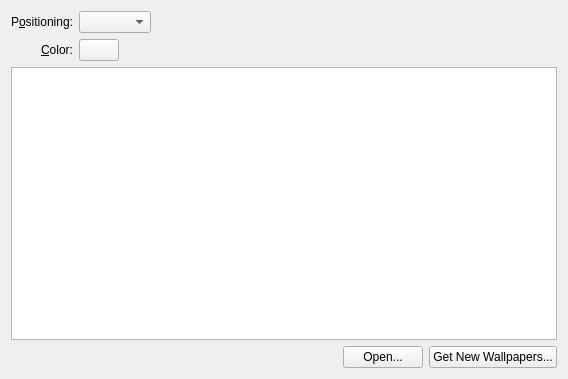
<?xml version="1.0" encoding="UTF-8"?>
<ui version="4.0">
 <class>ImageConfig</class>
 <widget class="QWidget" name="ImageConfig">
  <property name="geometry">
   <rect>
    <x>0</x>
    <y>0</y>
    <width>568</width>
    <height>379</height>
   </rect>
  </property>
  <layout class="QGridLayout" name="gridLayout">
   <item row="2" column="0" colspan="3">
    <widget class="QListView" name="m_view">
     <property name="minimumSize">
      <size>
       <width>300</width>
       <height>220</height>
      </size>
     </property>
     <property name="movement">
      <enum>QListView::Static</enum>
     </property>
     <property name="resizeMode">
      <enum>QListView::Adjust</enum>
     </property>
     <property name="layoutMode">
      <enum>QListView::Batched</enum>
     </property>
     <property name="spacing">
      <number>2</number>
     </property>
     <property name="viewMode">
      <enum>QListView::IconMode</enum>
     </property>
     <property name="uniformItemSizes">
      <bool>false</bool>
     </property>
    </widget>
   </item>
   <item row="0" column="0">
    <widget class="QLabel" name="m_positioningLabel">
     <property name="text">
      <string>P&amp;ositioning:</string>
     </property>
     <property name="alignment">
      <set>Qt::AlignRight|Qt::AlignTrailing|Qt::AlignVCenter</set>
     </property>
     <property name="buddy">
      <cstring>m_resizeMethod</cstring>
     </property>
    </widget>
   </item>
   <item row="1" column="0">
    <widget class="QLabel" name="m_colorLabel">
     <property name="text">
      <string>&amp;Color:</string>
     </property>
     <property name="alignment">
      <set>Qt::AlignRight|Qt::AlignTrailing|Qt::AlignVCenter</set>
     </property>
     <property name="buddy">
      <cstring>m_color</cstring>
     </property>
    </widget>
   </item>
   <item row="1" column="1" colspan="2">
    <layout class="QHBoxLayout" name="horizontalLayout_2">
     <item>
      <widget class="KColorButton" name="m_color">
       <property name="sizePolicy">
        <sizepolicy hsizetype="Minimum" vsizetype="Fixed">
         <horstretch>0</horstretch>
         <verstretch>0</verstretch>
        </sizepolicy>
       </property>
       <property name="toolTip">
        <string>Change wallpaper frame color</string>
       </property>
       <property name="whatsThis">
        <string>Change the color of the frame that it may be visible when the wallpaper is centered or scaled with the same proportions.</string>
       </property>
       <property name="color">
        <color>
         <red>70</red>
         <green>90</green>
         <blue>130</blue>
        </color>
       </property>
       <property name="defaultColor">
        <color>
         <red>70</red>
         <green>90</green>
         <blue>130</blue>
        </color>
       </property>
      </widget>
     </item>
     <item>
      <spacer name="spacer">
       <property name="orientation">
        <enum>Qt::Horizontal</enum>
       </property>
       <property name="sizeHint" stdset="0">
        <size>
         <width>40</width>
         <height>20</height>
        </size>
       </property>
      </spacer>
     </item>
    </layout>
   </item>
   <item row="0" column="1" colspan="2">
    <layout class="QHBoxLayout" name="horizontalLayout">
     <item>
      <widget class="QComboBox" name="m_resizeMethod">
       <property name="sizePolicy">
        <sizepolicy hsizetype="Preferred" vsizetype="Fixed">
         <horstretch>0</horstretch>
         <verstretch>0</verstretch>
        </sizepolicy>
       </property>
      </widget>
     </item>
     <item>
      <spacer name="spacer_2">
       <property name="orientation">
        <enum>Qt::Horizontal</enum>
       </property>
       <property name="sizeHint" stdset="0">
        <size>
         <width>187</width>
         <height>17</height>
        </size>
       </property>
      </spacer>
     </item>
    </layout>
   </item>
   <item row="3" column="1">
    <layout class="QHBoxLayout" name="horizontalLayout_3">
     <item>
      <spacer name="horizontalSpacer">
       <property name="orientation">
        <enum>Qt::Horizontal</enum>
       </property>
       <property name="sizeHint" stdset="0">
        <size>
         <width>40</width>
         <height>20</height>
        </size>
       </property>
      </spacer>
     </item>
     <item>
      <widget class="KPushButton" name="m_pictureUrlButton">
       <property name="text">
        <string>Open...</string>
       </property>
      </widget>
     </item>
    </layout>
   </item>
   <item row="3" column="2">
    <widget class="QPushButton" name="m_newStuff">
     <property name="text">
      <string>Get New Wallpapers...</string>
     </property>
    </widget>
   </item>
  </layout>
 </widget>
 <customwidgets>
  <customwidget>
   <class>KPushButton</class>
   <extends>QPushButton</extends>
   <header>kpushbutton.h</header>
  </customwidget>
  <customwidget>
   <class>KColorButton</class>
   <extends>QPushButton</extends>
   <header>kcolorbutton.h</header>
  </customwidget>
 </customwidgets>
 <resources/>
 <connections/>
</ui>
